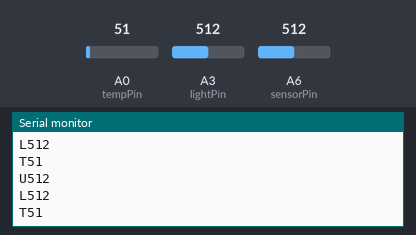
The sketch below on a simulated Arduino Nano, built with avr-gcc and run on an emulated ATmega328P. On the bench: the last lines printed to the serial monitor. Inputs (shaded band) come from the test bench; at power-on: A0 (tempPin) = 51, A3 (lightPin) = 512, A6 (sensorPin) = 512.

Above: at 1.2 s.
1.3 s: A0 (tempPin) set to 61
At 1.47 s:
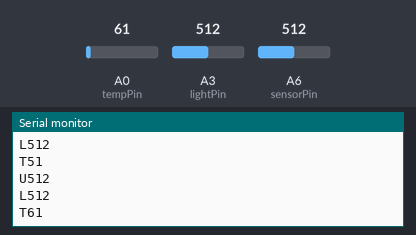
2.8 s: A3 (lightPin) set to 716
At 3.08 s:
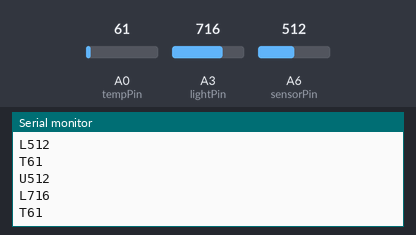
4.3 s: A6 (sensorPin) set to 716
At 4.53 s:
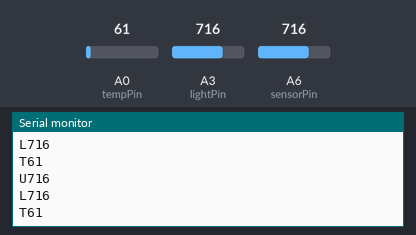
5.8 s: A0 (tempPin) set to 71
At 5.98 s:
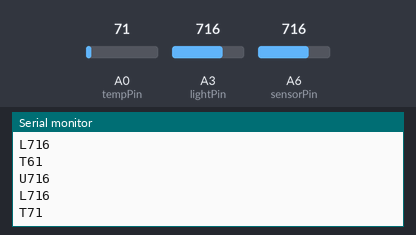
7.3 s: A3 (lightPin) set to 900
At 7.59 s:
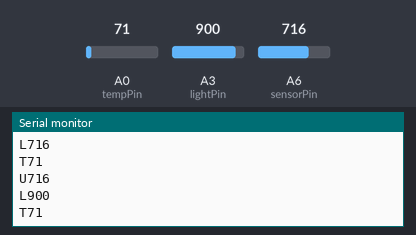
8.8 s: A6 (sensorPin) set to 900
At 9.04 s:
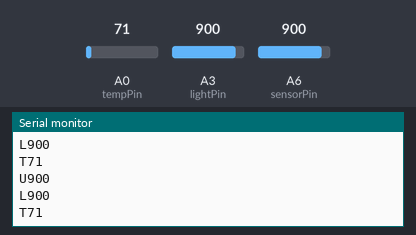
Timing chart, 0 to 11.3 s (numbered marks = the images above; inputs shaded):
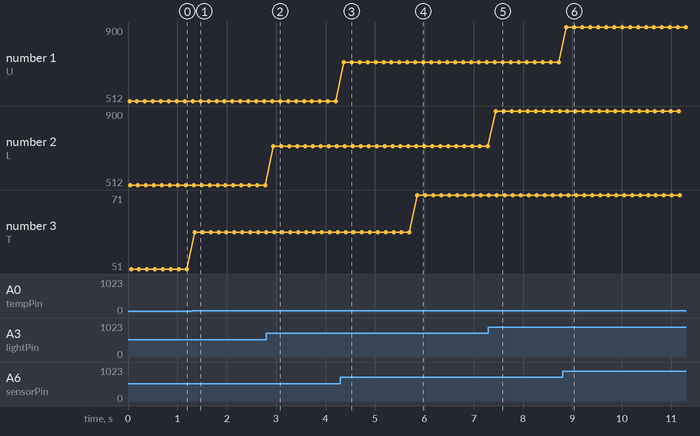

Measured:
- after the input at 1.3 s, the serial monitor: prints a new line after 0.05 s (image 1)
- after the input at 2.8 s, the serial monitor: prints a new line after 0.14 s (image 2)
- after the input at 4.3 s, the serial monitor: prints a new line after 0.07 s (image 3)
- after the input at 5.8 s, the serial monitor: prints a new line after 0.06 s (image 4)
- after the input at 7.3 s, the serial monitor: prints a new line after 0.15 s (image 5)
- after the input at 8.8 s, the serial monitor: prints a new line after 0.08 s (image 6)
- plotted number 2: 512 → 716 after the input at 2.8 s, 716 → 900 after the input at 7.3 s
- plotted number 3: 51 → 61 after the input at 1.3 s, 61 → 71 after the input at 5.8 s

The sketch:

uart-test1.ino
```cpp
int i = 0;
int sensorPin = A6;
int lightPin = A3;
int tempPin = A0;

void setup() {
  //Initialize serial and wait for port to open:
  Serial.begin(9600);
  while (!Serial) {
    ; // wait for serial port to connect. Needed for native USB port only
  }
  Serial.println("octopusengine - UART test - start()");
}

void loop() {
   int sensorValue1 = analogRead(sensorPin);
   delay(10);
   int sensorValue2 = analogRead(sensorPin);
   delay(10);
   int value = (sensorValue1+sensorValue2)/2;

  String toSend = String(value);
  Serial.print("U");
  Serial.println(toSend);

   sensorValue1 = analogRead(lightPin);
   delay(10);
   sensorValue2 = analogRead(lightPin);
   delay(10);
   value = (sensorValue1+sensorValue2)/2;

  toSend = String(value);
  Serial.print("L");
  Serial.println(toSend);

 sensorValue1 = analogRead(tempPin);
   delay(10);
   sensorValue2 = analogRead(tempPin);
   delay(10);
   value = (sensorValue1+sensorValue2)/2;

  toSend = String(value);
  Serial.print("T");
  Serial.println(toSend);


  //Serial.print(",");

  i++;
  if (i>1000) i= 0;
  delay(100);
}
```
